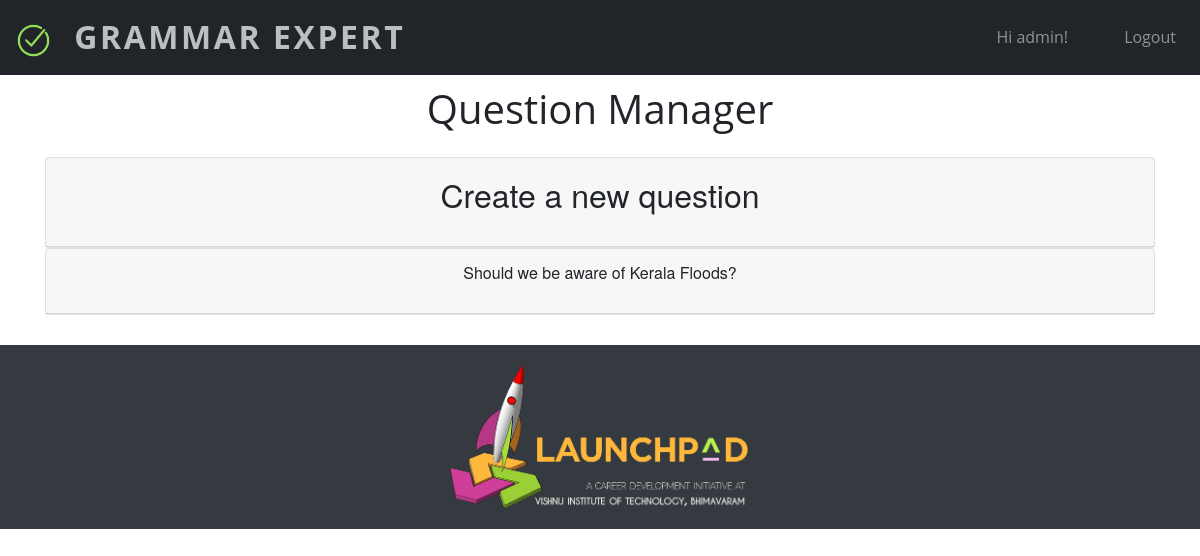
The page /questionmanager (signed in) on the database as committed earlier.
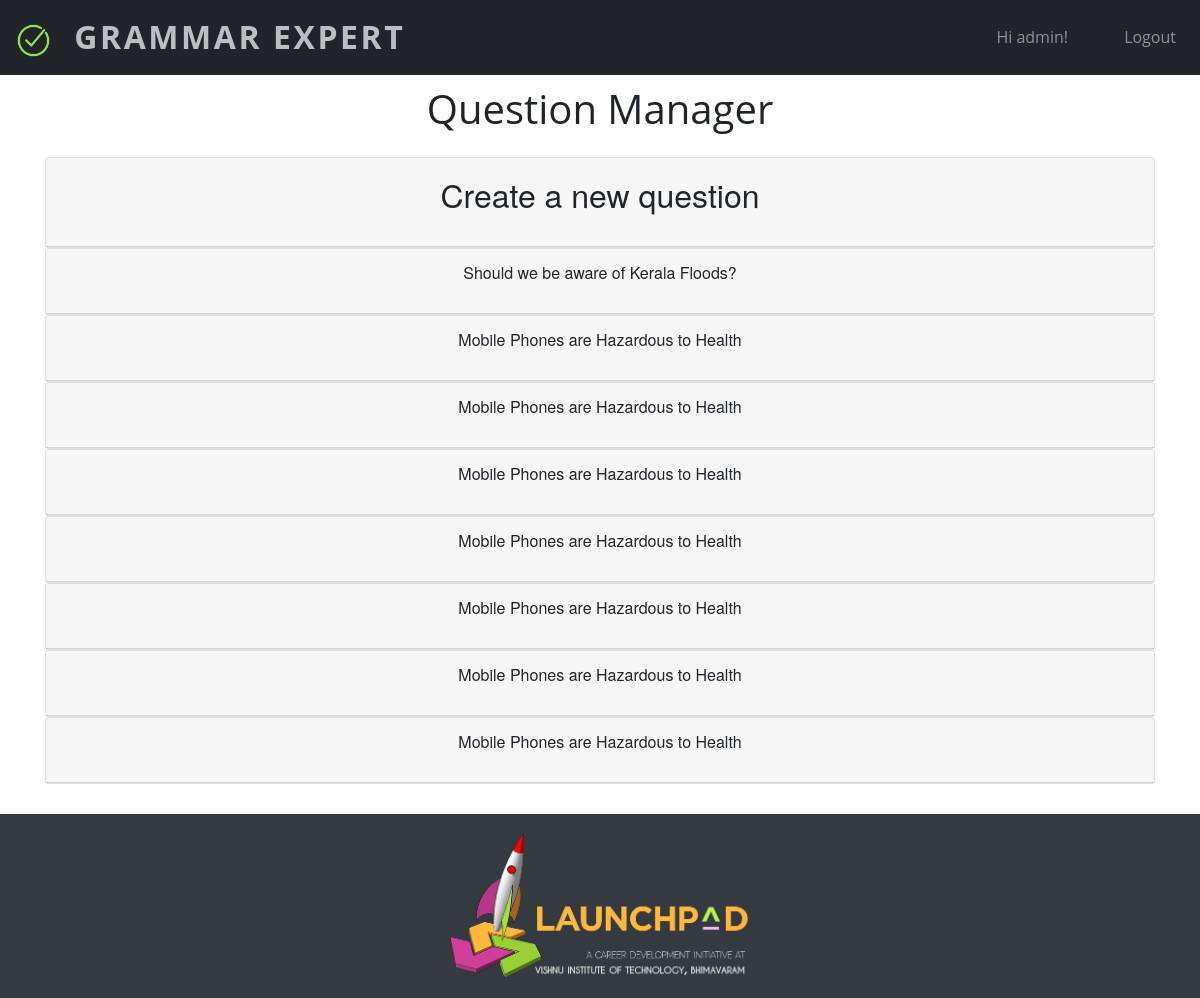
The same page on the database as committed later.
### myapp/models.py (models this page shows)
class Question(models.Model):
    question = models.CharField(max_length = 500)
    user = models.ForeignKey(User, on_delete=models.CASCADE)
    code = models.CharField(max_length = 8,unique = True)
    word_limit = models.IntegerField(default=150)
    attempts_allowed = models.IntegerField(default=1)
    date_created = models.DateField(default=datetime.now)
    time_limit = models.IntegerField(default=30)
    def __str__(self):
        return "{}".format(self.question)

### myapp/views.py (the view)
# urls.py: path('questionmanager',views.questionmanager,name='questionmanager'),
@login_required(login_url="login")
def questionmanager(request):
    user = request.user
    if user.is_staff:
        context = dict()
        if request.method == "POST":
            form = QuestionForm(request.POST)
            code = ''.join(random.choices(string.ascii_lowercase + string.ascii_uppercase + string.digits, k=8))
            c = Question.objects.filter(code=code)
            while len(list(c))>0:
                code = ''.join(random.choices(string.ascii_lowercase + string.ascii_uppercase + string.digits, k=8))
                c = Question.objects.filter(code=code)
            if form.is_valid():
                question = form.save(commit = False)
                question.user = request.user
                question.code = code
                question.save()
        else:
            form = QuestionForm()
        context['form'] = form
        context['object_list'] = Question.objects.filter(user_id=request.user.id)
        return render(request, template_name = 'questionmanager.html', context=context)
    else:
        return redirect('homepage')

### myapp/templates/questionmanager.html (shortened to what this page needs)
{% load static %}
{% load bootstrap4 %}
{% include 'header.html' %}
    <h1 style="text-align: center; margin:10px auto;">Question Manager</h1>
    <div id="accordion" class="mt-4 container text-center">
                <div class="card mb-12">
                    <div class="card-header" id="h{{question.id}}" role="button" data-toggle="collapse" data-target="#c{{question.id}}" aria-expanded="true" aria-controls="c{{question.id}}">
                        <p style="font-size:2em;">Create a new question</p>
                    </div>
                </div>
                {% for question in object_list %}
                    <div class="card">
                        <div class="card-header" id="h{{question.id}}" role="button" data-toggle="collapse" data-target="#c{{question.id}}" aria-expanded="true" aria-controls="c{{question.id}}">
                            <p>{{ question }}</p>
                        </div>
                    </div>
                {% endfor %}
    </div>
    <div style="height:30px;"></div>
    {% include 'footer.html' %}
</body>
</html>

### myapp/templates/header.html (shortened to what this page needs)
<!DOCTYPE html>
{% load bootstrap4 %}
{% load static %}
<html lang="en">
<head>
    <link rel="stylesheet" href="https://maxcdn.bootstrapcdn.com/bootstrap/4.0.0/css/bootstrap.min.css">
    <link rel="stylesheet" href="{% static "header.css"%}"/>
</head>
<body>
    <nav id="mainNav" class="navbar navbar-expand-lg navbar-dark bg-dark py-2">
        <a id="homelink" class="navbar-brand d-inline-block align-top" href="{% url "homepage" %}">
            <img src="{% static "images/correct.png" %}" width="35" height="35" alt="">
            <span>Grammar Expert</span>
        </a>
        <div class="collapse navbar-collapse" id="navbarNavAltMarkup">
        <div class="navbar-nav ml-auto">
        {% if user.is_authenticated %}
          <a class="nav-item nav-link pr-5">Hi {{ user.username }}!</a>
          <a class="nav-item nav-link pr-2" href="{% url "logout" %}">Logout</a>
        {% else %}
            <a class="nav-item nav-link pr-5"  href="{% url "login" %}">Login</a>
            <a class="nav-item nav-link pr-2" href="{% url "signup" %}">Signup</a>
        {% endif %}
        </div>
      </div>
    </nav>

### myapp/templates/footer.html (shortened to what this page needs)
{% load static %}
<div class="container-fluid footer">
    <img class="logo" src="{% static "images/llogo.png"%}"/>
</div>

### myapp/static/header.css (style rules this page uses)
body, html { width: 100%; height: 100%; }
body { font-family: 'Merriweather', 'Helvetica Neue', Arial, sans-serif; }
a { color: #F05F40; -webkit-transition: all 0.2s; -moz-transition: all 0.2s; transition: all 0.2s; }
h1, h2, h3, h4, h5, h6 { font-family: 'Open Sans', 'Helvetica Neue', Arial, sans-serif; }
.bg-dark { background-color: #212529 !important; }
#mainNav { border-bottom: 1px solid rgba(33, 37, 41, 0.1); background-color: #fff; font-family: 'Open Sans', 'Helvetica Neue', Arial, sans-serif; -webkit-transition: all 0.2s; -moz-transition: all 0.2s; transition: all 0.2s; }
#mainNav .navbar-brand { font-weight: 700; text-transform: uppercase; color: #F05F40; font-family: 'Open Sans', 'Helvetica Neue', Arial, sans-serif; }
@media (min-width: 992px) { #mainNav { border-color: transparent; background-color: transparent; } }
@media (min-width: 992px) { #mainNav .navbar-brand { color: rgba(255, 255, 255, 0.7); } }
.navbar-brand span { padding-left: 15px; letter-spacing: 0.0800em; }
#homelink { text-decoration: none; color:white; font-size:2em; text-decoration: none; }

### myapp/templates/footer.html (style rules this page uses)
.footer { background-color: #343a40; text-align: center; }
.footer .logo { margin:20px auto; width:300px; }

Rows that differ between the two databases and show on the page:
added Question: question "Mobile Phones are Hazardous to Health"
added Question: question "Mobile Phones are Hazardous to Health"
added Question: question "Mobile Phones are Hazardous to Health"
added Question: question "Mobile Phones are Hazardous to Health"
added Question: question "Mobile Phones are Hazardous to Health"
added Question: question "Mobile Phones are Hazardous to Health"
added Question: question "Mobile Phones are Hazardous to Health"
